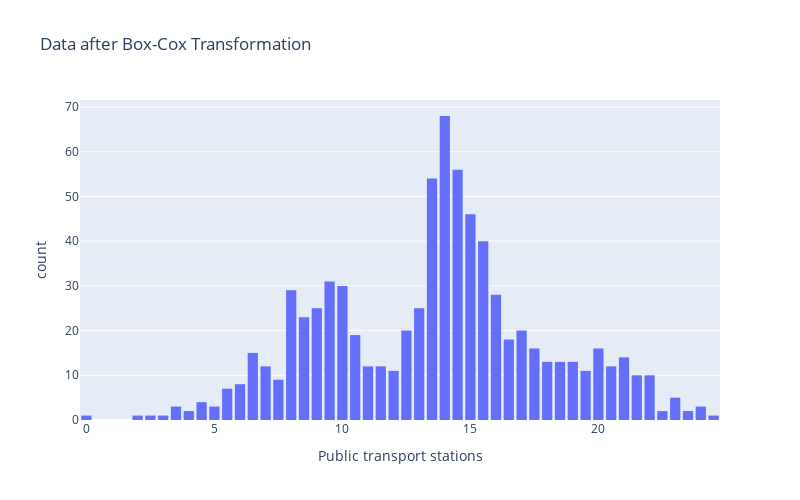

The cell this chart's notebook holds for it:
### Code cell
fig = ts_transit["transit_stations"].plot(
    kind="hist",
    nbins=50,
    labels=dict(value=helper.TITLES[3]),
    width=800,
    height=PLOT_HEIGHT,
    title="Data after Box-Cox Transformation",
    backend="plotly",
)
fig.update_layout(showlegend=False, bargap=0.2)
fig.show()
fig.write_image("../plots/Box-Cox.png")

### Figure 1 — Plotly figure (JSON) as saved in the notebook; plotly's stock layout.template omitted (floating-point values rounded to 4 significant figures; data arrays with more than 128 entries replaced by an {"elided": "..."} marker saying what was removed)
{"data": [{"alignmentgroup": "True", "bingroup": "x", "hovertemplate": "variable=transit_stations<br>Public transport stations=%{x}<br>count=%{y}<extra></extra>", "legendgroup": "transit_stations", "marker": {"color": "#636efa", "pattern": {"shape": ""}}, "name": "transit_stations", "nbinsx": 50, "offsetgroup": "transit_stations", "orientation": "v", "showlegend": true, "type": "histogram", "x": {"elided": "775 float values"}, "xaxis": "x", "yaxis": "y"}], "layout": {"bargap": 0.2, "barmode": "relative", "height": 500, "legend": {"title": {"text": "variable"}, "tracegroupgap": 0}, "showlegend": false, "title": {"text": "Data after Box-Cox Transformation"}, "width": 800, "xaxis": {"anchor": "y", "domain": [0, 1], "title": {"text": "Public transport stations"}}, "yaxis": {"anchor": "x", "domain": [0, 1], "title": {"text": "count"}}}}
